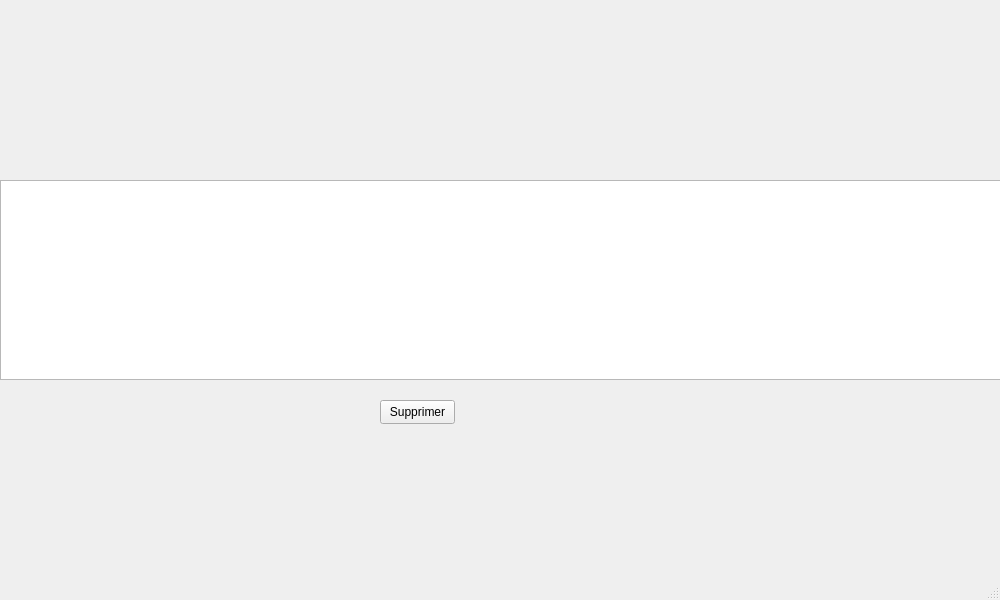
<?xml version="1.0" encoding="UTF-8"?>
<ui version="4.0">
 <class>affichercommande</class>
 <widget class="QMainWindow" name="affichercommande">
  <property name="geometry">
   <rect>
    <x>0</x>
    <y>0</y>
    <width>1000</width>
    <height>600</height>
   </rect>
  </property>
  <property name="windowTitle">
   <string>MainWindow</string>
  </property>
  <widget class="QWidget" name="centralwidget">
   <widget class="QPushButton" name="pushButton_supprimer">
    <property name="geometry">
     <rect>
      <x>380</x>
      <y>400</y>
      <width>75</width>
      <height>24</height>
     </rect>
    </property>
    <property name="text">
     <string>Supprimer</string>
    </property>
   </widget>
   <widget class="QTableWidget" name="tableWidget_commandes">
    <property name="geometry">
     <rect>
      <x>0</x>
      <y>180</y>
      <width>1001</width>
      <height>200</height>
     </rect>
    </property>
   </widget>
  </widget>
  <widget class="QMenuBar" name="menubar">
   <property name="geometry">
    <rect>
     <x>0</x>
     <y>0</y>
     <width>1000</width>
     <height>22</height>
    </rect>
   </property>
  </widget>
  <widget class="QStatusBar" name="statusbar"/>
 </widget>
 <resources/>
 <connections/>
</ui>
